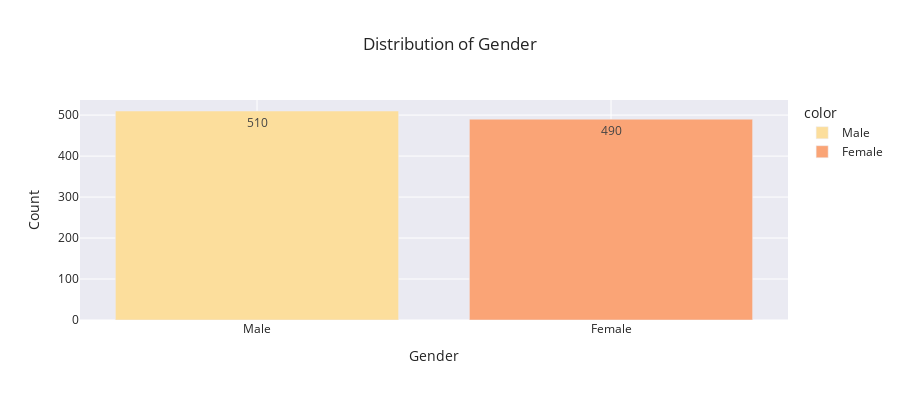

The code cell stored with this chart in its notebook:
### Code cell
# Distribution of the Gender Level Column
gender_counts = copiah_df['Gender'].value_counts()

fig = px.bar(
    x=gender_counts.index,
    y=gender_counts.values,
    labels={'x': 'Gender', 'y': 'Count'},
    title='Distribution of Gender',
    color=gender_counts.index,
    color_discrete_sequence=px.colors.sequential.Sunsetdark,
    text_auto=True
)

fig.update_layout(
    xaxis_title='Gender',
    yaxis_title='Count',
    template='seaborn',
    width=900,
    height=400
)

fig.show()

### Figure 1 — Plotly figure (JSON) as saved in the notebook; plotly's stock layout.template omitted (floating-point values rounded to 4 significant figures)
{"data": [{"hovertemplate": "color=Male<br>Gender=%{x}<br>Count=%{y}<extra></extra>", "legendgroup": "Male", "marker": {"color": "rgb(252, 222, 156)", "pattern": {"shape": ""}}, "name": "Male", "orientation": "v", "showlegend": true, "textposition": "auto", "texttemplate": "%{y}", "type": "bar", "x": ["Male"], "xaxis": "x", "y": [510], "yaxis": "y"}, {"hovertemplate": "color=Female<br>Gender=%{x}<br>Count=%{y}<extra></extra>", "legendgroup": "Female", "marker": {"color": "rgb(250, 164, 118)", "pattern": {"shape": ""}}, "name": "Female", "orientation": "v", "showlegend": true, "textposition": "auto", "texttemplate": "%{y}", "type": "bar", "x": ["Female"], "xaxis": "x", "y": [490], "yaxis": "y"}], "layout": {"barmode": "relative", "height": 400, "legend": {"title": {"text": "color"}, "tracegroupgap": 0}, "title": {"text": "Distribution of Gender"}, "width": 900, "xaxis": {"anchor": "y", "domain": [0, 1], "title": {"text": "Gender"}}, "yaxis": {"anchor": "x", "domain": [0, 1], "title": {"text": "Count"}}}}
